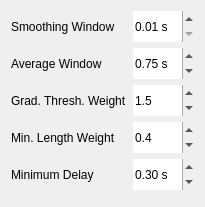
             <widget class="QWidget" name="nk2_page_neurokit">
              <layout class="QFormLayout" name="formLayout_4">
               <item row="0" column="0">
                <widget class="BodyLabel" name="smoothingWindowLabel">
                 <property name="minimumSize">
                  <size>
                   <width>0</width>
                   <height>31</height>
                  </size>
                 </property>
                 <property name="text">
                  <string>Smoothing Window</string>
                 </property>
                </widget>
               </item>
               <item row="0" column="1">
                <widget class="DoubleSpinBox" name="peak_neurokit2_smoothwindow">
                 <property name="minimumSize">
                  <size>
                   <width>0</width>
                   <height>31</height>
                  </size>
                 </property>
                 <property name="frame">
                  <bool>false</bool>
                 </property>
                 <property name="suffix">
                  <string> s</string>
                 </property>
                 <property name="minimum">
                  <double>0.010000000000000</double>
                 </property>
                 <property name="maximum">
                  <double>10.000000000000000</double>
                 </property>
                 <property name="singleStep">
                  <double>0.010000000000000</double>
                 </property>
                </widget>
               </item>
               <item row="1" column="0">
                <widget class="BodyLabel" name="label_27">
                 <property name="minimumSize">
                  <size>
                   <width>0</width>
                   <height>31</height>
                  </size>
                 </property>
                 <property name="text">
                  <string>Average Window</string>
                 </property>
                </widget>
               </item>
               <item row="1" column="1">
                <widget class="DoubleSpinBox" name="peak_neurokit2_avgwindow">
                 <property name="minimumSize">
                  <size>
                   <width>0</width>
                   <height>31</height>
                  </size>
                 </property>
                 <property name="frame">
                  <bool>false</bool>
                 </property>
                 <property name="suffix">
                  <string> s</string>
                 </property>
                 <property name="decimals">
                  <number>2</number>
                 </property>
                 <property name="minimum">
                  <double>0.010000000000000</double>
                 </property>
                 <property name="maximum">
                  <double>10.000000000000000</double>
                 </property>
                 <property name="singleStep">
                  <double>0.010000000000000</double>
                 </property>
                 <property name="value">
                  <double>0.750000000000000</double>
                 </property>
                </widget>
               </item>
               <item row="2" column="0">
                <widget class="BodyLabel" name="label_28">
                 <property name="minimumSize">
                  <size>
                   <width>0</width>
                   <height>31</height>
                  </size>
                 </property>
                 <property name="text">
                  <string>Grad. Thresh. Weight</string>
                 </property>
                </widget>
               </item>
               <item row="2" column="1">
                <widget class="DoubleSpinBox" name="peak_neurokit2_gradthreshweight">
                 <property name="minimumSize">
                  <size>
                   <width>0</width>
                   <height>31</height>
                  </size>
                 </property>
                 <property name="frame">
                  <bool>false</bool>
                 </property>
                 <property name="decimals">
                  <number>1</number>
                 </property>
                 <property name="minimum">
                  <double>0.100000000000000</double>
                 </property>
                 <property name="maximum">
                  <double>10.000000000000000</double>
                 </property>
                 <property name="singleStep">
                  <double>0.100000000000000</double>
                 </property>
                 <property name="value">
                  <double>1.500000000000000</double>
                 </property>
                </widget>
               </item>
               <item row="3" column="0">
                <widget class="BodyLabel" name="label_29">
                 <property name="minimumSize">
                  <size>
                   <width>0</width>
                   <height>31</height>
                  </size>
                 </property>
                 <property name="text">
                  <string>Min. Length Weight</string>
                 </property>
                </widget>
               </item>
               <item row="3" column="1">
                <widget class="DoubleSpinBox" name="peak_neurokit2_minlenweight">
                 <property name="minimumSize">
                  <size>
                   <width>0</width>
                   <height>31</height>
                  </size>
                 </property>
                 <property name="frame">
                  <bool>false</bool>
                 </property>
                 <property name="decimals">
                  <number>1</number>
                 </property>
                 <property name="minimum">
                  <double>0.100000000000000</double>
                 </property>
                 <property name="maximum">
                  <double>10.000000000000000</double>
                 </property>
                 <property name="singleStep">
                  <double>0.100000000000000</double>
                 </property>
                 <property name="value">
                  <double>0.400000000000000</double>
                 </property>
                </widget>
               </item>
               <item row="4" column="0">
                <widget class="BodyLabel" name="label_30">
                 <property name="minimumSize">
                  <size>
                   <width>0</width>
                   <height>31</height>
                  </size>
                 </property>
                 <property name="text">
                  <string>Minimum Delay</string>
                 </property>
                </widget>
               </item>
               <item row="4" column="1">
                <widget class="DoubleSpinBox" name="peak_neurokit2_mindelay">
                 <property name="minimumSize">
                  <size>
                   <width>0</width>
                   <height>31</height>
                  </size>
                 </property>
                 <property name="frame">
                  <bool>false</bool>
                 </property>
                 <property name="suffix">
                  <string> s</string>
                 </property>
                 <property name="minimum">
                  <double>0.010000000000000</double>
                 </property>
                 <property name="maximum">
                  <double>10.000000000000000</double>
                 </property>
                 <property name="singleStep">
                  <double>0.010000000000000</double>
                 </property>
                 <property name="value">
                  <double>0.300000000000000</double>
                 </property>
                </widget>
               </item>
               <item row="5" column="0">
                <widget class="SimpleCardWidget" name="card_nk2_expected_signal">
                 <property name="frameShape">
                  <enum>QFrame::Shape::StyledPanel</enum>
                 </property>
                 <property name="frameShadow">
                  <enum>QFrame::Shadow::Raised</enum>
                 </property>
                </widget>
               </item>
              </layout>
             </widget>
